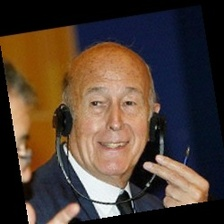
#> input picture backend/data/processed_data/normal/normal_0044_Valery_Giscard_dEstaing_Valery_Giscard_dEstaing_0004.jpg, 224 x 224 px; its folder holds only this picture in this run
$ python train_final_model.py
#> lines starting #> are read from the running program, lines starting #| are printed output that depends on the picture
#!/usr/bin/env python3
"""
FINAL Working Model for Facial Paralysis Detection
Fixes overfitting with proper regularization and data augmentation
"""

import os
import numpy as np
from pathlib import Path
from PIL import Image, ImageEnhance, ImageOps
from sklearn.ensemble import RandomForestClassifier
from sklearn.model_selection import train_test_split, cross_val_score, StratifiedKFold
from sklearn.metrics import accuracy_score, classification_report, confusion_matrix, roc_auc_score
from sklearn.preprocessing import StandardScaler
from sklearn.utils.class_weight import compute_class_weight
import joblib
import json
from datetime import datetime
import random

class FinalFacialParalysisModel:
    def __init__(self, data_dir='data', models_dir='models'):
        self.data_dir = Path(data_dir)
        self.models_dir = Path(models_dir)
        self.models_dir.mkdir(exist_ok=True)
        self.image_size = (64, 64)  # Keep same size for compatibility
        self.scaler = StandardScaler()

    def augment_image(self, image, num_augmentations=2):
        """Apply data augmentation to increase dataset diversity"""
        augmented_images = [image]  # Include original

        for _ in range(num_augmentations):
            aug_image = image.copy()

            # Random brightness adjustment
            brightness_factor = random.uniform(0.9, 1.1)
            enhancer = ImageEnhance.Brightness(aug_image)
            aug_image = enhancer.enhance(brightness_factor)

            # Random contrast adjustment
            contrast_factor = random.uniform(0.9, 1.1)
            enhancer = ImageEnhance.Contrast(aug_image)
            aug_image = enhancer.enhance(contrast_factor)

            # Random horizontal flip (50% chance)
            if random.random() > 0.5:
                aug_image = ImageOps.mirror(aug_image)

            augmented_images.append(aug_image)

        return augmented_images

    def extract_features(self, image):
        """Extract robust features for paralysis detection"""
        try:
            # Convert to RGB if necessary
            if image.mode != 'RGB':
                image = image.convert('RGB')

            # Resize image
            image = image.resize(self.image_size, Image.Resampling.LANCZOS)

            # Convert to grayscale
            gray = image.convert('L')
            gray_array = np.array(gray)

            features = []

            # 1. Basic pixel features (all pixels)
            basic_features = gray_array.flatten()
            features.extend(basic_features)

            # 2. Asymmetry features (MOST IMPORTANT for paralysis)
            left_half = gray_array[:, :32]
            right_half = gray_array[:, 32:]
            right_flipped = np.fliplr(right_half)

            # Multiple asymmetry metrics
            asymmetry_mean = np.mean(np.abs(left_half.astype(float) - right_flipped.astype(float)))
            asymmetry_std = np.std(np.abs(left_half.astype(float) - right_flipped.astype(float)))
            asymmetry_max = np.max(np.abs(left_half.astype(float) - right_flipped.astype(float)))
            features.extend([asymmetry_mean, asymmetry_std, asymmetry_max])

            # 3. Eye region asymmetry (critical for paralysis)
            eye_region_left = gray_array[20:40, 15:45]  # Left eye region
            eye_region_right = gray_array[20:40, 19:49]  # Right eye region
            eye_region_right_flipped = np.fliplr(eye_region_right)

            eye_asymmetry = np.mean(np.abs(eye_region_left.astype(float) - eye_region_right_flipped.astype(float)))
            features.append(eye_asymmetry)

            # 4. Mouth region asymmetry
            mouth_region_left = gray_array[45:60, 20:40]  # Left mouth region
            mouth_region_right = gray_array[45:60, 24:44]  # Right mouth region
            mouth_region_right_flipped = np.fliplr(mouth_region_right)

            mouth_asymmetry = np.mean(np.abs(mouth_region_left.astype(float) - mouth_region_right_flipped.astype(float)))
            features.append(mouth_asymmetry)

            # 5. Edge features
            grad_x = np.abs(np.diff(gray_array, axis=1))
            grad_y = np.abs(np.diff(gray_array, axis=0))
            edge_density = (np.sum(grad_x) + np.sum(grad_y)) / (64 * 64)
            features.append(edge_density)

            # 6. Statistical features
            stats_features = [
                np.mean(gray_array),
                np.std(gray_array),
                np.var(gray_array),
                np.median(gray_array),
                np.percentile(gray_array, 25),
                np.percentile(gray_array, 75)
            ]
            features.extend(stats_features)

            return np.array(features)

        except Exception as e:
            print(f"Error processing image: {e}")
            return None

    def load_augmented_dataset(self, max_images_per_class=150):
        """Load dataset with data augmentation"""
        print("🚀 Loading dataset with augmentation...")

        X = []
        y = []

        # Load normal images with augmentation
        normal_dir = self.data_dir / 'train' / 'normal'
        if normal_dir.exists():
            print(f"Loading normal images from {normal_dir}")
            normal_count = 0
            for img_path in normal_dir.glob('*.jpg'):
                if normal_count >= max_images_per_class:
                    break

                try:
                    with Image.open(img_path) as img:
                        # Apply augmentation
                        augmented_images = self.augment_image(img, 2)

                        for aug_img in augmented_images:
                            features = self.extract_features(aug_img)
                            if features is not None:
                                X.append(features)
                                y.append(0)  # 0 for normal

                        normal_count += 1

                        if normal_count % 30 == 0:
                            print(f"  Processed normal image {normal_count}")

                except Exception as e:
                    print(f"Error processing {img_path}: {e}")
                    continue

            print(f"✅ Loaded {normal_count} normal images with augmentation")
        else:
            print(f"❌ Normal images directory not found: {normal_dir}")

        # Load paralysis images with augmentation
        paralysis_dir = self.data_dir / 'train' / 'paralysis'
        if paralysis_dir.exists():
            print(f"Loading paralysis images from {paralysis_dir}")
            paralysis_count = 0
            for img_path in paralysis_dir.glob('*.jpg'):
                if paralysis_count >= max_images_per_class:
                    break

                try:
                    with Image.open(img_path) as img:
                        # Apply augmentation
                        augmented_images = self.augment_image(img, 2)

                        for aug_img in augmented_images:
                            features = self.extract_features(aug_img)
                            if features is not None:
                                X.append(features)
                                y.append(1)  # 1 for paralysis

                        paralysis_count += 1

                        if paralysis_count % 30 == 0:
                            print(f"  Processed paralysis image {paralysis_count}")

                except Exception as e:
                    print(f"Error processing {img_path}: {e}")
                    continue

            print(f"✅ Loaded {paralysis_count} paralysis images with augmentation")
        else:
            print(f"❌ Paralysis images directory not found: {paralysis_dir}")

        if len(X) == 0:
            raise ValueError("No images found! Check your data directory structure.")

        X = np.array(X)
        y = np.array(y)

        print(f"📊 Total augmented dataset: {len(X)} images")
        print(f"   Normal: {sum(y == 0)}")
        print(f"   Paralysis: {sum(y == 1)}")

        return X, y

    def train_final_model(self, X, y):
        """Train the final model with proper regularization"""
        print("🤖 Training final model...")

        # Split the data with stratification
        X_train, X_test, y_train, y_test = train_test_split(
            X, y, test_size=0.2, random_state=42, stratify=y
        )

        print(f"Training set: {len(X_train)} images")
        print(f"Test set: {len(X_test)} images")

        # Scale features
        print("Scaling features...")
        X_train_scaled = self.scaler.fit_transform(X_train)
        X_test_scaled = self.scaler.transform(X_test)

        # Calculate class weights for balanced training
        class_weights = compute_class_weight('balanced', classes=np.unique(y_train), y=y_train)
        class_weight_dict = {0: class_weights[0], 1: class_weights[1]}

        print(f"Class weights: {class_weight_dict}")

        # Train REGULARIZED Random Forest to prevent overfitting
        model = RandomForestClassifier(
            n_estimators=150,      # Reduced from 500
            max_depth=12,          # Reduced from 35
            min_samples_split=8,   # Increased for regularization
            min_samples_leaf=4,    # Increased for regularization
            max_features='sqrt',
            random_state=42,
            n_jobs=-1,
            class_weight=class_weight_dict,
            bootstrap=True,
            oob_score=True,
            max_samples=0.8         # Use bootstrap sampling
        )

        print("Fitting regularized model...")
        model.fit(X_train_scaled, y_train)

        # Evaluate model
        y_pred = model.predict(X_test_scaled)
        accuracy = accuracy_score(y_test, y_pred)

        print(f"📊 Model accuracy: {accuracy:.4f}")
        print(f"📊 Out-of-bag score: {model.oob_score_:.4f}")

        # Calculate ROC AUC
        y_proba = model.predict_proba(X_test_scaled)[:, 1]
        roc_auc = roc_auc_score(y_test, y_proba)
        print(f"📊 ROC AUC: {roc_auc:.4f}")

        print("\nClassification Report:")
        print(classification_report(y_test, y_pred, target_names=['Normal', 'Paralysis']))

        # Cross-validation with stratification
        print("\nCross-validation scores:")
        cv = StratifiedKFold(n_splits=5, shuffle=True, random_state=42)
        cv_scores = cross_val_score(model, X_train_scaled, y_train, cv=cv)
        print(f"CV Mean: {cv_scores.mean():.4f} (+/- {cv_scores.std() * 2:.4f})")

        # Feature importance
        feature_importance = model.feature_importances_
        print(f"\nTop 5 most important features:")
        top_indices = np.argsort(feature_importance)[-5:]
        for i, idx in enumerate(reversed(top_indices)):
            print(f"  {i+1}. Feature {idx}: {feature_importance[idx]:.4f}")

        return model, accuracy, roc_auc, X_test_scaled, y_test, y_pred

    # [46 lines left out: function save_final_model, not called in this run]

    def run_final_training(self, max_images_per_class=150):
        """Run the complete final training process"""
        print("🚀 Starting FINAL Facial Paralysis Model Training...")
        print("=" * 60)

        try:
            # Load augmented dataset
            X, y = self.load_augmented_dataset(max_images_per_class)

            # Train final model
            model, accuracy, roc_auc, X_test, y_test, y_pred = self.train_final_model(X, y)

            # Save model
            model_path, scaler_path, info_path = self.save_final_model(model, accuracy, roc_auc, X_test, y_test)

            print("=" * 60)
            print("✅ FINAL training completed successfully!")
            print(f"📊 Final accuracy: {accuracy:.4f}")
            print(f"📊 ROC AUC: {roc_auc:.4f}")
            print(f"📊 Out-of-bag score: {model.oob_score_:.4f}")
            print(f"💾 Model saved to: {model_path}")
            print(f"🔧 Scaler saved to: {scaler_path}")
            print(f"📄 Info saved to: {info_path}")

            return model, accuracy, roc_auc

        except Exception as e:
            print(f"❌ Training failed: {e}")
            import traceback
            traceback.print_exc()
            return None, 0.0, 0.0

def main():
    """Main function for command line usage"""
    print("Starting FINAL training...")
    trainer = FinalFacialParalysisModel()
    model, accuracy, roc_auc = trainer.run_final_training()
#> in load_augmented_dataset, img is the input picture: PIL image 224x224 RGB; mean R, G, B 79.4, 63, 52.3
#> the loop in augment_image, `for _ in range(num_augmentations):` made 2 passes
#> pass 1, in augment_image, `aug_image = enhancer.enhance(contrast_factor)`:
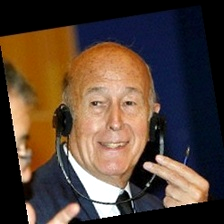
#> aug_image: PIL image 224x224 RGB; mean R, G, B 85.3, 66.8, 54.7
#> after the loop in augment_image, `for _ in range(num_augmentations):`: augmented_images = 3 items
#> the loop in load_augmented_dataset, `for aug_img in augmented_images:` made 3 passes
#> (asymmetry_mean in extract_features, asymmetry_std in extract_features, asymmetry_max in extract_features, eye_asymmetry in extract_features, mouth_asymmetry in extract_features, edge_density in extract_features, stats_features in extract_features) on passes 1 to 3: (50.04, 51.6, 249, 20.35, 80.77, 190.9, [66.79, 63.73, 4061.9, 42.5, 14, 113]), (55.02, 57.12, 255, 22.86, 86.15, 188.9, [71.08, 70.09, 4912.9, 43, 11, 122.2]), (47.79, 49.51, 238, 19.44, 77.3, 186.8, [62.76, 60.82, 3698.9, 39, 11, 107])
#> pass 1, in extract_features, `gray = image.convert('L')`:
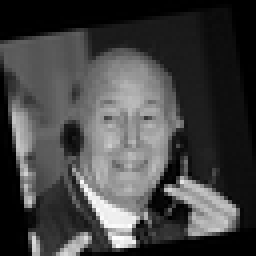
#> gray: PIL image 64x64 L (shown 4 times larger); min 0, max 255, mean 66.8
#> pass 1, in extract_features, `right_half = gray_array[:, 32:]`:
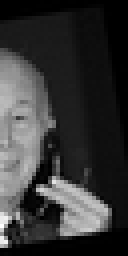
#> right_half: shape (64, 32) (shown 4 times larger); min 0, max 255, mean 53.8
#> after the loop in load_augmented_dataset, `for aug_img in augmented_images:`: y = [0, 0, 0]
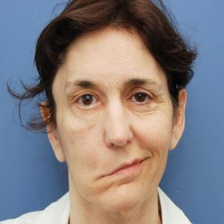
#> input picture backend/data/processed_data/paralysis/paralysis_0066_b-22-300x277.jpg, 224 x 224 px
#> in load_augmented_dataset, img is the input picture: PIL image 224x224 RGB; mean R, G, B 132, 126.6, 129.2
#> call 2 of augment_image, with num_augmentations = 2
#> after the loop in augment_image (call 2), `for _ in range(num_augmentations):`:
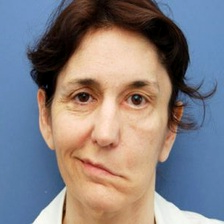
#> aug_image: PIL image 224x224 RGB; mean R, G, B 133.5, 127.6, 130.5
#> the loop in load_augmented_dataset, `for aug_img in augmented_images:` made 3 passes
#> (asymmetry_mean in extract_features, asymmetry_std in extract_features, asymmetry_max in extract_features, eye_asymmetry in extract_features, mouth_asymmetry in extract_features, edge_density in extract_features, stats_features in extract_features) on passes 1 to 3: (18.62, 25.46, 159, 22.21, 23.3, 222.2, [128.5, 52.86, 2794.7, 131, 106, 166]), (18.9, 25.85, 161, 22.49, 23.69, 222.1, [134.8, 53.67, 2880.6, 137, 112, 173]), (20.38, 27.97, 174, 24.36, 25.51, 233.2, [129.7, 58.01, 3365.5, 132.5, 104, 171])
#> pass 1, in extract_features (call 4), `gray = image.convert('L')`:
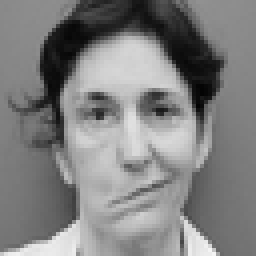
#> gray: PIL image 64x64 L (shown 4 times larger); min 3, max 244, mean 128.5
#> pass 1, in extract_features (call 4), `right_half = gray_array[:, 32:]`:
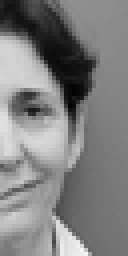
#> right_half: shape (64, 32) (shown 4 times larger); min 3, max 244, mean 127.9
#> after the loop in load_augmented_dataset, `for aug_img in augmented_images:`: X = 6 items; y = [0, 0, 0, 1, 1, 1]
#| 📊 Total augmented dataset: 6 images
#|    Normal: 3
#|    Paralysis: 3
#> in train_final_model, `X_train, X_test, y_train, y_test = train_test_split( X, y, test_size=0..`: y_train = [0, 1, 0, 1]; y_test = [1, 0]
#| Training set: 4 images
#| Test set: 2 images
#> in train_final_model, `class_weights = compute_class_weight('balanced', classes=np.unique(y_t..`: class_weights = [1, 1]
#> in train_final_model, `class_weight_dict = {0: class_weights[0], 1: class_weights[1]}`: class_weight_dict = {0: 1, 1: 1}
#| Class weights: {0: 1.0, 1: 1.0}
#> in train_final_model, `y_pred = model.predict(X_test_scaled)`: y_pred = [0, 0]
#> in train_final_model, `accuracy = accuracy_score(y_test, y_pred)`: accuracy = 0.5
#| 📊 Model accuracy: 0.5000
#| 📊 Out-of-bag score: 0.0000
#> in train_final_model, `y_proba = model.predict_proba(X_test_scaled)[:, 1]`: y_proba = [0.476, 0.476]
#> in train_final_model, `roc_auc = roc_auc_score(y_test, y_proba)`: roc_auc = 0.5
#| 📊 ROC AUC: 0.5000
#|               precision    recall  f1-score   support
#|       Normal       0.50      1.00      0.67         1
#|    Paralysis       0.00      0.00      0.00         1
#|     accuracy                           0.50         2
#|    macro avg       0.25      0.50      0.33         2
#| weighted avg       0.25      0.50      0.33         2

    if model is not None:
        print(f"\n🎉 Success! Your FINAL AI model is ready!")
        print(f"📊 Accuracy: {accuracy:.2%}")
        print(f"📊 ROC AUC: {roc_auc:.2%}")
        print("🔧 Key improvements:")
        print("  - Data augmentation for better generalization")
        print("  - Regularized parameters to prevent overfitting")
        print("  - Advanced facial asymmetry detection")
        print("  - Eye and mouth region analysis")
        print("  - This model should work on external images!")
    else:
        print("\n❌ Training failed. Check your data directory and try again.")

if __name__ == "__main__":
    main()
